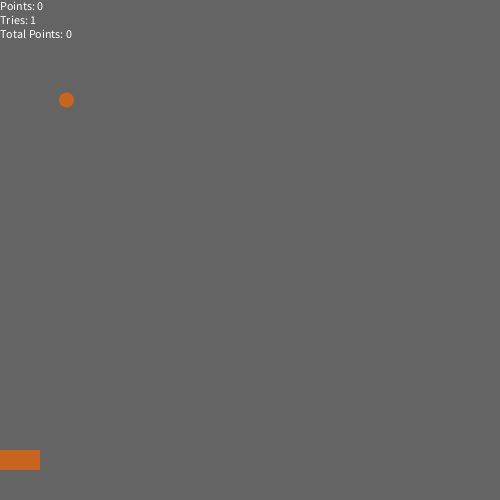
Frame 1 (no input)
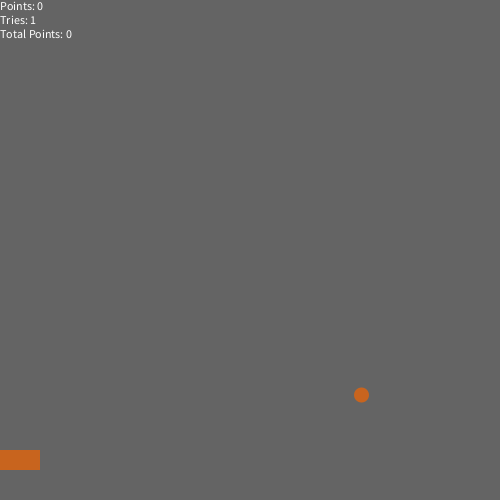
Frame 60 (the mouse pressed at the canvas centre just before this capture)
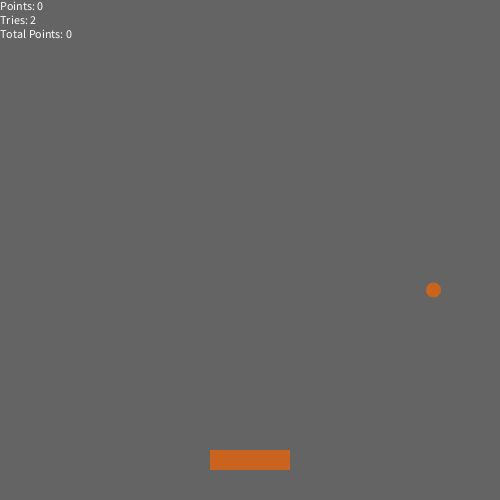
Frame 120 (the mouse held since frame 60 and released just before this capture)

The Processing sketch that drew these frames (run headless with seeded random() and noise(); from frame 60 on, the mouse is pressed at the canvas centre):

// Processing sketch: Pong
// ── Pong.pde
float x = random(256);
int y = 100;
float xSpeed = 2;
float ySpeed = 2;
int paddleX = 250;
int points = 0;
int tries = 0;
int totalPoints = 0;
void setup(){
size(500,500);
 x = random(256);
y = 100;
 xSpeed = 5;
 ySpeed = 5;
 paddleX = 250;
 points = 0;
 tries++;
 

}
void draw(){
  background(100,100,100);
  println(points);
  fill(255,255,255);
    text("Points: "+points+"\n"+"Tries: "+tries+"\nTotal Points: " +totalPoints+"\n",0,10);
  fill(200,100,30);
  noStroke();
  ellipse(x,y,15,15);
  paddleX = mouseX-40;
  rect(paddleX, 450, 80, 20);
  x+=xSpeed;
  y+=ySpeed;
  if(x<0){
    xSpeed = -1*xSpeed;
  }
  if(x>500){
    xSpeed = -1*xSpeed;
  }
  if(y<0){
    ySpeed = -1.*ySpeed;
  }
  if(y>500){
    setup();
  }
  if(intersects(x,y,paddleX, 450,80)){
    ySpeed = -1.2*ySpeed;
    xSpeed = 1.2*xSpeed;
    points++;
    totalPoints++;
    
  }
}
boolean intersects(float ballX, float ballY, float paddleX, int paddleY, int paddleLength) {
if (ballY > paddleY && ballX > paddleX && ballX < paddleX + paddleLength)
return true;
else 
return false;
}
